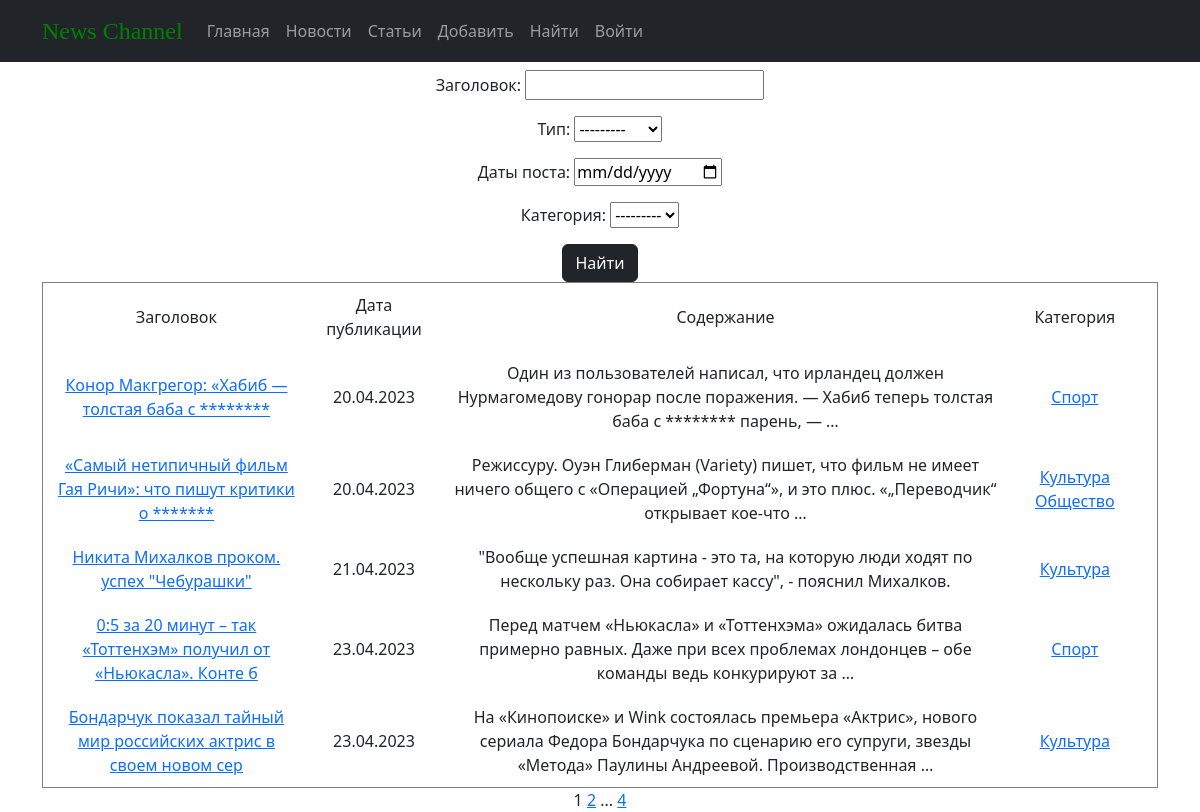
The app's page /news/search/ with its own data.
### news/models.py (models this page shows, shortened)
class Post(models.Model):
    author = models.ForeignKey(Author, on_delete=models.CASCADE, null=True, blank=True)
    NEWS = 'NW'
    ARTICLE = 'AR'
    CATEGORY_CHOCE =[
    (NEWS, 'Новость'),
    (ARTICLE, 'Статья')
    ]
    CategoryType = models.CharField(max_length=2, choices=CATEGORY_CHOCE, default=NEWS)
    postCategory = models.ManyToManyField(Category, through='PostCategory')
    date_time = models.DateTimeField(auto_now_add=True)
    heading = models.CharField(max_length=64)
    text = models.TextField()
    rating = models.SmallIntegerField(default=0)

class Category(models.Model):
    name = models.CharField(max_length=64, unique=True)
    subscriber = models.ManyToManyField(User, blank=True,  related_name='categories')
    def __str__(self):
        return self.name

### news/views.py (the view)
# urls.py: path('search/', SearchList.as_view()),
class SearchList(ListView):
    model= Post
    template_name = 'search.html'
    context_object_name = 'search'
    paginate_by = 5
    def get_filter(self):
        return PostFilter(self.request.GET, queryset=super().get_queryset())
    def get_queryset(self):
        return self.get_filter().qs
    def get_context_data(self, **kwargs):
        context = super().get_context_data(**kwargs)
        context['filterset'] = self.get_filter()
        return context

### news/templatetags/censor.py (called while the page is built)
@register.filter(name='Censor')
def Censor(value):
    Stoplist = ['идиот', 'хуйня', 'пидорас', 'титьками']
    sentence = value.split()
    for i in Stoplist:
        for words in sentence:
            if i in words:
                pos = sentence.index(words)
                sentence.remove(words)
                sentence.insert(pos, '*' * len(i))
    return " ".join(sentence)

### news/templatetags/custom_tags.py (called while the page is built)
@register.simple_tag(takes_context=True)
def url_replace(context, **kwargs):
   d = context['request'].GET.copy()
   for k, v in kwargs.items():
       d[k] = v
   return d.urlencode()

### news/templates/search.html (shortened to what this page needs)
{% extends 'flatpages/default.html' %}
{% load censor %}
{% load custom_tags %}
{% block content %}
<form action="" method="get">
   {{ filterset.form.as_p }}
   <input type="submit" class="btn btn-dark" value="Найти" />
</form>
{% if search %}
       <table cellspacing="5" cellpadding="10" border="1" width="100%">
           <tr>
               <td>Заголовок</td>
               <td>Дата публикации</td>
               <td>Содержание</td>
               <td>Категория</td>
           </tr>
          {% for search_p in search %}
           <tr>
               <td><a href="{% url 'post_detail' search_p.id %}">{{ search_p.heading|Censor}}</a></td>
               <td>{{ search_p.date_time|date:'d.m.Y'}}</td>
               <td>{{ search_p.text|truncatewords:20|Censor }}</td>
               <td>
                    {% for category in search_p.postCategory.all %}
                    <a href="{% url 'category_list' category.id %}">{{category}}</a>
                    {% endfor %}
               </td>
               <td>
               </td>
           </tr>
           {% endfor %}
       </table>
   {% else %}
       <h2>Публикаций нет!</h2>
   {% endif %}
{{ page_obj.number }}
{% if page_obj.has_next %}
    <a href="?{% url_replace page=page_obj.next_page_number %}">{{ page_obj.next_page_number }}</a>
    {% if paginator.num_pages != page_obj.next_page_number %}
        ...
        <a href="?{% url_replace page=page_obj.paginator.num_pages %}">{{ page_obj.paginator.num_pages }}</a>
    {% endif %}
{% endif %}
{% endblock content %}

### records on screen
Post: heading|Censor "Конор Макгрегор: «Хабиб — толстая баба с ********", date_time "20.04.2023", text|Censor "Один из пользователей написал, что ирландец должен Нурмагомедову гонорар после поражения. — Хабиб теперь толстая баба с ******** парень, — …"
Category: name "Спорт"
Post: heading|Censor "«Самый нетипичный фильм Гая Ричи»: что пишут критики о *******", date_time "20.04.2023", text|Censor "Режиссуру. Оуэн Глиберман (Variety) пишет, что фильм не имеет ничего общего с «Операцией „Фортуна“», и это плюс. «„Переводчик“ открывает кое-что …"
Category: name "Культура"
Category: name "Общество"
Post: heading|Censor "Никита Михалков проком. успех \"Чебурашки\"", date_time "21.04.2023", text|Censor "\"Вообще успешная картина - это та, на которую люди ходят по нескольку раз. Она собирает кассу\", - пояснил Михалков."
Post: heading|Censor "0:5 за 20 минут – так «Тоттенхэм» получил от «Ньюкасла». Конте б", date_time "23.04.2023", text|Censor "Перед матчем «Ньюкасла» и «Тоттенхэма» ожидалась битва примерно равных. Даже при всех проблемах лондонцев – обе команды ведь конкурируют за …"
Post: heading|Censor "Бондарчук показал тайный мир российских актрис в своем новом сер", date_time "23.04.2023", text|Censor "На «Кинопоиске» и Wink состоялась премьера «Актрис», нового сериала Федора Бондарчука по сценарию его супруги, звезды «Метода» Паулины Андреевой. Производственная …"

### other values on screen
{{ page_obj.number }} "1"
{{ page_obj.next_page_number }} "2"
{{ page_obj.paginator.num_pages }} "4"
